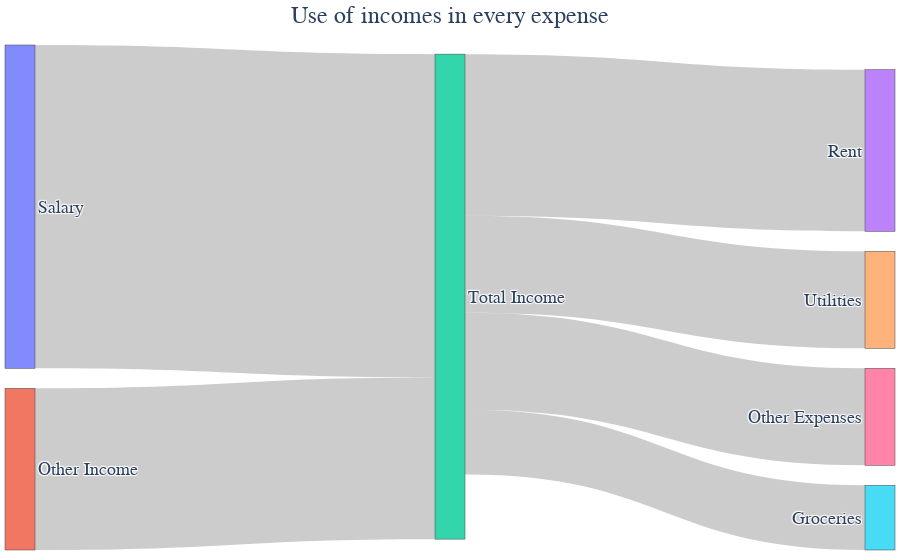

The code cell stored with this chart in its notebook:
### Markdown cell above
## Final Script
**<u>References for Plotting:</u>**
1. [Python Figure Reference: layout](https://plotly.com/python/reference/layout/)
2. [plotly.graph_objects.Figure](https://plotly.com/python-api-reference/generated/plotly.graph_objects.Figure.html)

### Code cell
# Create sankey chart
label = list(incomes.keys()) + ["Total Income"] + list(expenses.keys())
source = list(range(len(incomes))) + [len(incomes)] * len(expenses)
target = [len(incomes)] * len(incomes) + [label.index(expense) for expense in expenses.keys()]
value = list(incomes.values()) + list(expenses.values())

# Data to dict, dict to sankey
link = dict(source=source, target=target, value=value)
node = dict(label=label, pad=20, thickness=30)  # , color="#E694FF"
data = go.Sankey(link=link, node=node)

# Plot it!
fig = go.Figure(data)
fig.update_layout(title={"text": "Use of incomes in every expense", "x":0.5, "font": {"family": "Arial", "size": 24}},
                  margin=dict(l=5, r=5, t=45, b=10), font=dict(family="Arial", size=18)
                  )
fig.show()

### Figure 1 — Plotly figure (JSON) as saved in the notebook; plotly's stock layout.template omitted (floating-point values rounded to 4 significant figures)
{"data": [{"link": {"source": [0, 1, 2, 2, 2, 2], "target": [2, 2, 3, 4, 5, 6], "value": [1000, 500, 500, 300, 200, 300]}, "node": {"label": ["Salary", "Other Income", "Total Income", "Rent", "Utilities", "Groceries", "Other Expenses"], "pad": 20, "thickness": 30}, "type": "sankey"}], "layout": {"title": {"font": {"family": "Arial", "size": 24}, "text": "Use of incomes in every expense", "x": 0.5}, "margin": {"l": 5, "r": 5, "t": 45, "b": 10}, "font": {"family": "Arial", "size": 18}}}
